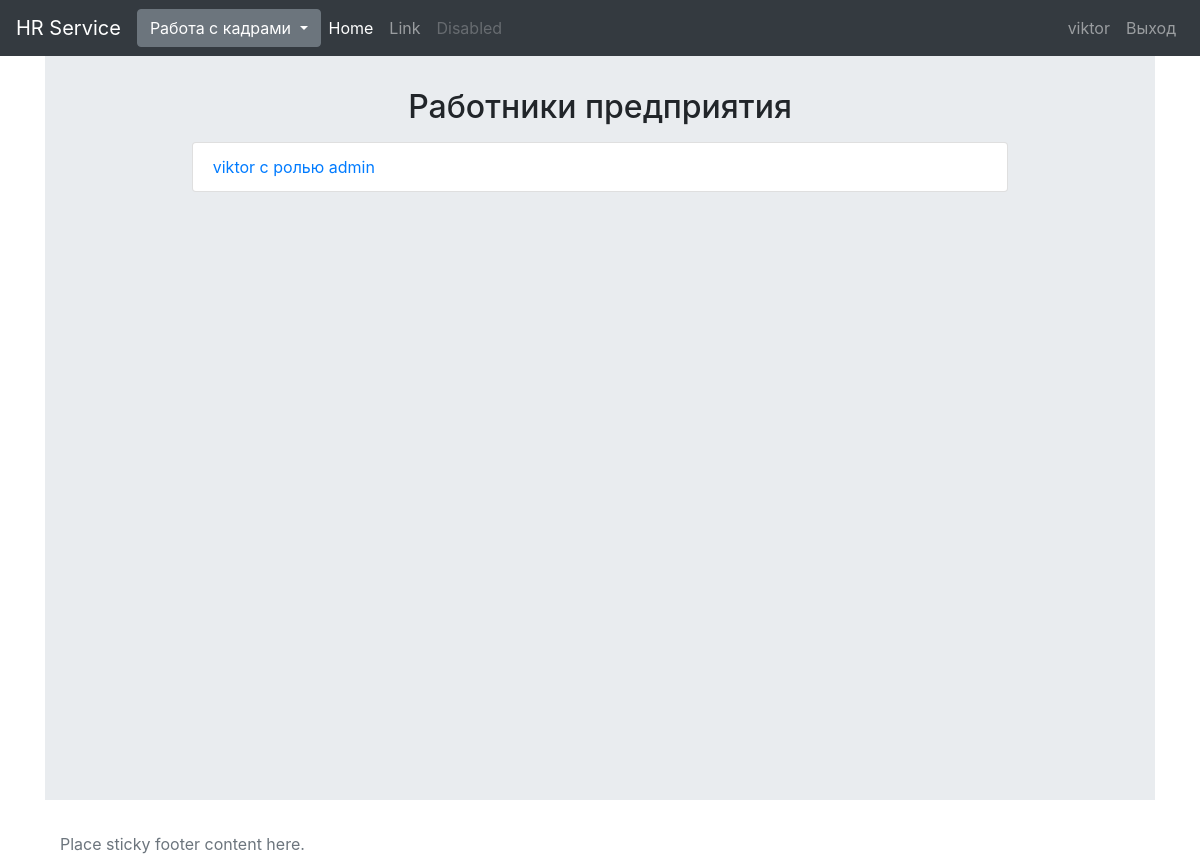
Page /company_worker/ (signed in) on the earlier database version.
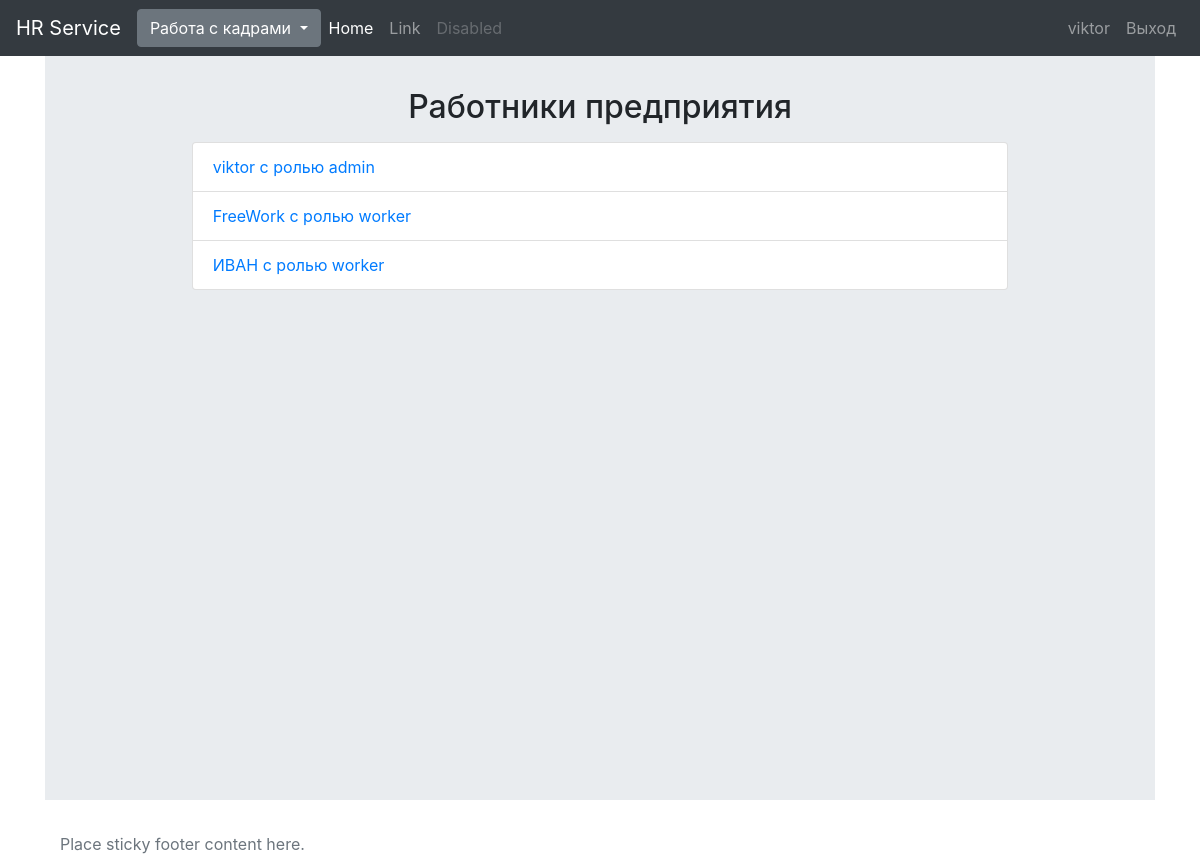
Same page on the later database version.
### hrapp/models.py (models this page shows, shortened)
class Worker(models.Model):
    user = models.OneToOneField(User, on_delete=models.CASCADE)
    CHOICES_ROLE = (
        ('admin', 'Главный администратор компании'),
        ('worker', 'Наемный рабочий'),
        ('hrworker', 'Работник отдела кадров')
    )
    role = models.CharField(max_length=10, choices=CHOICES_ROLE)
    position = models.ForeignKey(Position, on_delete=models.SET_NULL, null=True, blank=True)
    vakant = models.BooleanField()

### hrapp/views.py (the view)
# urls.py: path('company_worker/', hr_views.companylist, name='companylist'),
def companylist(request):
    worker = Worker.objects.get(user=request.user)
    workercompanylist = Worker.objects.filter(
        position__departament__company=worker.position.departament.company)
    return render(request, 'hrapp/worklist/companylist.html', {"companylist": workercompanylist})

### hrapp/templates/hrapp/worklist/companylist.html
{% extends 'hrapp/base.html' %}
{% block namepage %}
    Работники предприятия
{% endblock namepage %}
{% block content %}
    <ul class="list-group">
        {% for worker in companylist %}
            <li class="list-group-item">
                <a href="{% url 'worker_detale' pk=worker.pk %}">{{ worker.user.username }} с
                    ролью {{ worker.role }}</a>
            </li>
        {% endfor %}
    </ul>
{% endblock content %}

Differences in the rows shown:
now on this page (row edited): Worker: user.username "FreeWork", role "worker"
now on this page (row edited): Worker: user.username "ИВАН", role "worker"
